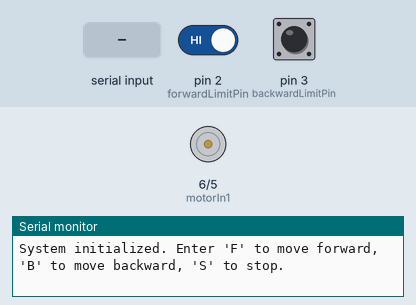
This sketch was run on a simulated Arduino Uno, built with avr-gcc and run on an emulated ATmega328P. On the bench: motor-driver pin pairs drawn as motors (green arrow = first pin HIGH = forward, orange = second pin HIGH = backward, longer = more drive, scaled by the enable pin), the last lines printed to the serial monitor. The inputs (shaded band) are chosen by the test bench; at power-on: pin 2 (forwardLimitPin) HIGH, pin 3 (backwardLimitPin) HIGH.

Above: at 1.2 s.
1.3 s: "F\n" received over Serial
At 1.9 s:
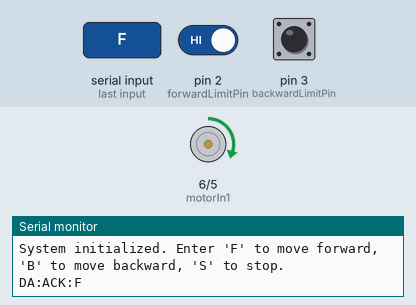
2.8 s: "B\n" received over Serial
At 4.0 s:
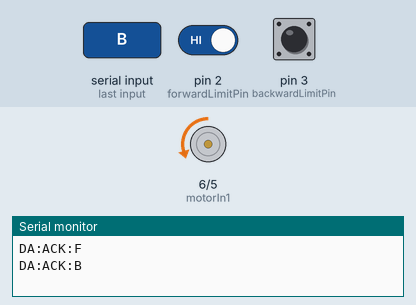
4.3 s: "S\n" received over Serial
At 5.4 s:
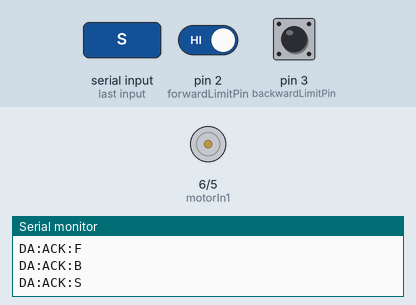
5.8 s: "f\n" received over Serial
At 6.5 s:
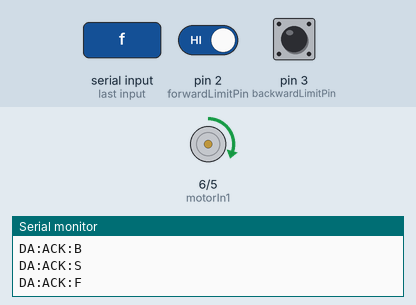
7.3 s: pin 2 (forwardLimitPin) driven LOW
At 7.6 s:
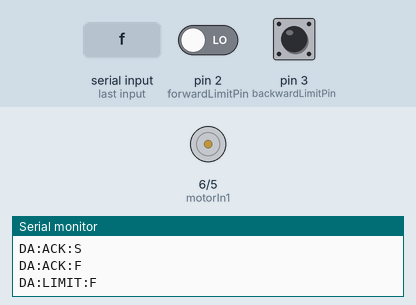
8.8 s: "b\n" received over Serial
At 10.0 s:
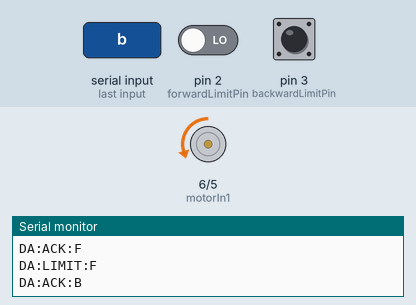
Timing chart, 0 to 11.3 s (numbered marks = the images above; inputs shaded):
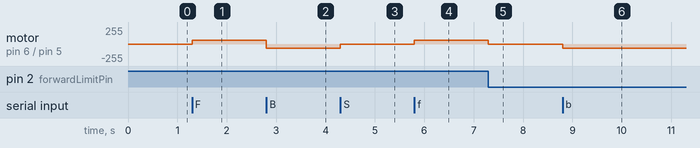

Measured:
- after the input at 1.3 s, motor on pin 6 (motorIn1) / pin 5 (motorIn2): stopped → forward 60/255 at once
- after the input at 2.8 s, motor on pin 6 (motorIn1) / pin 5 (motorIn2): forward 60/255 → backward 60/255 at once
- after the input at 4.3 s, motor on pin 6 (motorIn1) / pin 5 (motorIn2): backward 60/255 → stopped at once
- after the input at 5.8 s, motor on pin 6 (motorIn1) / pin 5 (motorIn2): stopped → forward 60/255 at once
- after the input at 7.3 s, motor on pin 6 (motorIn1) / pin 5 (motorIn2): forward 60/255 → stopped at once
- after the input at 8.8 s, motor on pin 6 (motorIn1) / pin 5 (motorIn2): stopped → backward 60/255 at once

The sketch:

dc_actuator.ino
```cpp
#include "Constants.h"
#include "MotorController.h"

#define motorIn1 6
#define motorIn2 5
#define forwardLimitPin 2
#define backwardLimitPin 3
#define motorSpeedPin 9
#define motorSpeed 60

MotorController motorController(motorIn1, motorIn2, motorSpeedPin, forwardLimitPin, backwardLimitPin, motorSpeed);

// Handles response and prints formatted output
void handleResponse(const MotorResponse& response) {
    String statusStr;
    switch (response.status) {
        case MotorStatus::ACK: statusStr = "ACK"; break;
        case MotorStatus::ERROR: statusStr = "ERROR"; break;
        case MotorStatus::LIMIT: statusStr = "LIMIT"; break;
        case MotorStatus::IDLE: return;  // Ignore IDLE responses
    }
    Serial.println(SerialBand_DCActuator + statusStr + ":" + response.message);
}

void setup() {
    Serial.begin(115200);
    motorController.setup();
    Serial.println("System initialized. Enter 'F' to move forward, 'B' to move backward, 'S' to stop.");
}

void loop() {
    MotorResponse response = motorController.loop();
    handleResponse(response);

    if (Serial.available() <= 0) return;

    String serial_data = Serial.readStringUntil(10);
    char command = serial_data.charAt(0);

    MotorResponse commandResponse = motorController.handleCommand(command);
    handleResponse(commandResponse);
}
```

Constants.h
```cpp
const String SerialBand_DCActuator  = "DA:";
```

MotorController.cpp
```cpp
#include "MotorController.h"

MotorController::MotorController(int in1, int in2, int speedPin, int reedForward, int reedBackward, int speed)
    : motorIn1(in1), motorIn2(in2), motorSpeedPin(speedPin),
      reedPinForward(reedForward), reedPinBackward(reedBackward),
      motorSpeed(speed), motorForward(false), motorRunning(false) {}

void MotorController::setup() {
    pinMode(motorIn1, OUTPUT);
    pinMode(motorIn2, OUTPUT);
    pinMode(motorSpeedPin, OUTPUT);
    pinMode(reedPinForward, INPUT_PULLUP);
    pinMode(reedPinBackward, INPUT_PULLUP);
}

MotorResponse MotorController::loop() {
    if (!motorRunning) return {MotorStatus::IDLE, ""};

    if (motorForward && digitalRead(reedPinForward) == LOW) {
        stopMotor();
        return {MotorStatus::LIMIT, "F"};
    } else if (!motorForward && digitalRead(reedPinBackward) == LOW) {
        stopMotor();
        return {MotorStatus::LIMIT, "B"};
    }
    return {MotorStatus::IDLE, ""};
}

MotorResponse MotorController::handleCommand(char command) {
    switch (command) {
        case 'F': case 'f':
            motorForward = true;
            motorRunning = true;
            runMotor(HIGH, LOW);
            return {MotorStatus::ACK, "F"};
        case 'B': case 'b':
            motorForward = false;
            motorRunning = true;
            runMotor(LOW, HIGH);
            return {MotorStatus::ACK, "B"};
        case 'S': case 's':
            stopMotor();
            return {MotorStatus::ACK, "S"};
        default:
            return {MotorStatus::ERROR, "Invalid"};
    }
}

void MotorController::runMotor(int in1State, int in2State) {
    digitalWrite(motorIn1, in1State);
    digitalWrite(motorIn2, in2State);
    analogWrite(motorSpeedPin, motorSpeed);
}

void MotorController::stopMotor() {
    digitalWrite(motorIn1, LOW);
    digitalWrite(motorIn2, LOW);
    analogWrite(motorSpeedPin, 0);
    motorRunning = false;
}
```

MotorController.h
```cpp
#ifndef MOTORCONTROLLER_H
#define MOTORCONTROLLER_H

#include <Arduino.h>

enum class MotorStatus {
    ACK,
    ERROR,
    LIMIT,
    IDLE
};

struct MotorResponse {
    MotorStatus status;
    String message;
};

class MotorController {
public:
    MotorController(int in1, int in2, int speedPin, int reedForward, int reedBackward, int speed);
    void setup();
    MotorResponse loop();
    MotorResponse handleCommand(char command);

private:
    int motorIn1, motorIn2, motorSpeedPin;
    int reedPinForward, reedPinBackward;
    int motorSpeed;
    bool motorForward, motorRunning;

    void runMotor(int in1State, int in2State);
    void stopMotor();
};

#endif // MOTORCONTROLLER_H
```
